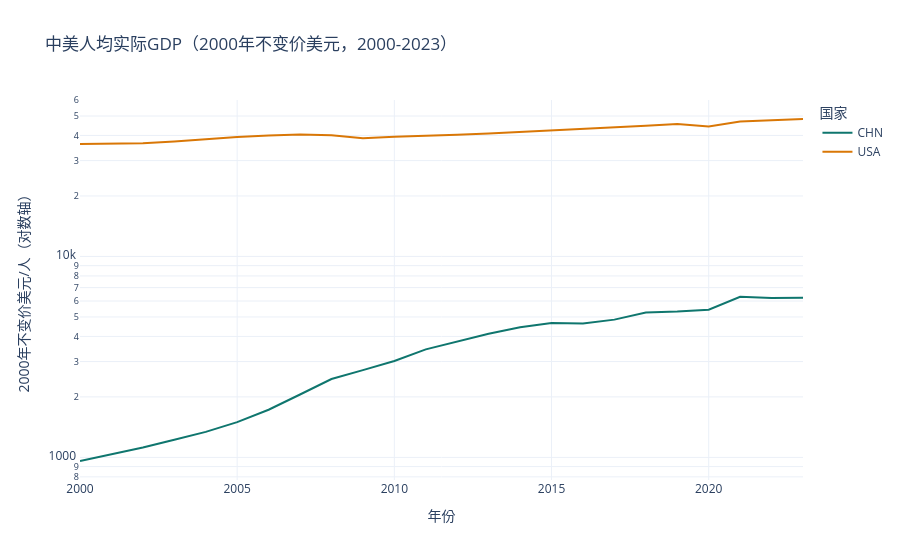
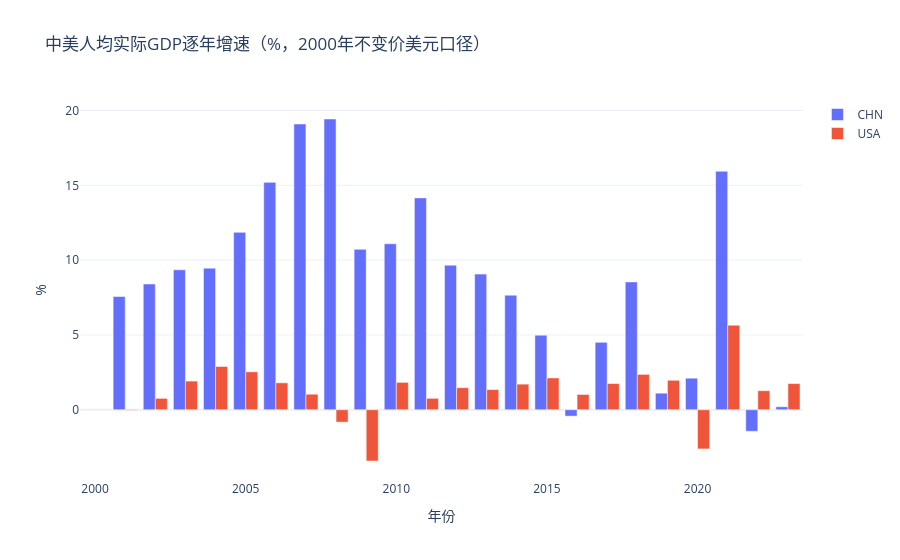

Notebook cell for these charts, in order:
### Code cell
# [C18]
fig = px.line(realpc2, x=realpc2.index, y=['CHN','USA'],
              labels={'value':'2000年不变价美元/人','year':'年份','variable':'国家'},
              title='中美人均实际GDP（2000年不变价美元，2000-2023）')
fig.update_layout(yaxis_type='log', xaxis_title='年份', yaxis_title='2000年不变价美元/人（对数轴）')
fig.show()
fig2 = go.Figure()
for c,col in [('CHN','#d62728'),('USA','#1f77b4')]:
    fig2.add_bar(x=pc_g.index, y=pc_g[c], name=c)
fig2.update_layout(title='中美人均实际GDP逐年增速（%，2000年不变价美元口径）',
                   xaxis_title='年份', yaxis_title='%', barmode='group')
fig2.show()

### Figure 1 — Plotly figure (JSON) as saved in the notebook; plotly's stock layout.template omitted (floating-point values rounded to 4 significant figures)
{"data": [{"hovertemplate": "国家=CHN<br>年份=%{x}<br>2000年不变价美元/人=%{y}<extra></extra>", "legendgroup": "CHN", "line": {"color": "#0f766e", "dash": "solid"}, "marker": {"symbol": "circle"}, "mode": "lines", "name": "CHN", "orientation": "v", "showlegend": true, "type": "scatter", "x": [2000, 2001, 2002, 2003, 2004, 2005, 2006, 2007, 2008, 2009, 2010, 2011, 2012, 2013, 2014, 2015, 2016, 2017, 2018, 2019, 2020, 2021, 2022, 2023], "xaxis": "x", "y": [959.4, 1032.0, 1119.0, 1223.0, 1339.0, 1498.0, 1726.0, 2055.0, 2455.0, 2718.0, 3019.0, 3447.0, 3780.0, 4123.0, 4439.0, 4660.0, 4640.0, 4849.0, 5263.0, 5322.0, 5434.0, 6300.0, 6209.0, 6222.0], "yaxis": "y"}, {"hovertemplate": "国家=USA<br>年份=%{x}<br>2000年不变价美元/人=%{y}<extra></extra>", "legendgroup": "USA", "line": {"color": "#d97706", "dash": "solid"}, "marker": {"symbol": "circle"}, "mode": "lines", "name": "USA", "orientation": "v", "showlegend": true, "type": "scatter", "x": [2000, 2001, 2002, 2003, 2004, 2005, 2006, 2007, 2008, 2009, 2010, 2011, 2012, 2013, 2014, 2015, 2016, 2017, 2018, 2019, 2020, 2021, 2022, 2023], "xaxis": "x", "y": [36330.0, 36320.0, 36590.0, 37290.0, 38370.0, 39340.0, 40050.0, 40470.0, 40130.0, 38760.0, 39470.0, 39770.0, 40350.0, 40900.0, 41600.0, 42480.0, 42920.0, 43670.0, 44700.0, 45580.0, 44390.0, 46900.0, 47490.0, 48320.0], "yaxis": "y"}], "layout": {"legend": {"title": {"text": "国家"}, "tracegroupgap": 0}, "title": {"text": "中美人均实际GDP（2000年不变价美元，2000-2023）"}, "xaxis": {"anchor": "y", "domain": [0.0, 1.0], "title": {"text": "年份"}}, "yaxis": {"anchor": "x", "domain": [0.0, 1.0], "title": {"text": "2000年不变价美元/人（对数轴）"}, "type": "log"}}}

### Figure 2 — Plotly figure (JSON) as saved in the notebook; plotly's stock layout.template omitted (floating-point values rounded to 4 significant figures)
{"data": [{"name": "CHN", "type": "bar", "x": [2000, 2001, 2002, 2003, 2004, 2005, 2006, 2007, 2008, 2009, 2010, 2011, 2012, 2013, 2014, 2015, 2016, 2017, 2018, 2019, 2020, 2021, 2022, 2023], "y": [NaN, 7.57, 8.406, 9.354, 9.465, 11.86, 15.2, 19.1, 19.43, 10.72, 11.1, 14.16, 9.666, 9.065, 7.66, 4.984, -0.429, 4.505, 8.545, 1.106, 2.108, 15.94, -1.44, 0.2004]}, {"name": "USA", "type": "bar", "x": [2000, 2001, 2002, 2003, 2004, 2005, 2006, 2007, 2008, 2009, 2010, 2011, 2012, 2013, 2014, 2015, 2016, 2017, 2018, 2019, 2020, 2021, 2022, 2023], "y": [NaN, -0.03873, 0.7612, 1.916, 2.891, 2.534, 1.798, 1.038, -0.8289, -3.427, 1.83, 0.7628, 1.476, 1.348, 1.711, 2.127, 1.023, 1.75, 2.364, 1.969, -2.62, 5.653, 1.273, 1.748]}], "layout": {"barmode": "group", "title": {"text": "中美人均实际GDP逐年增速（%，2000年不变价美元口径）"}, "xaxis": {"title": {"text": "年份"}}, "yaxis": {"title": {"text": "%"}}}}
